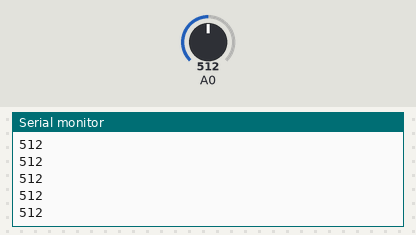
This sketch was run on a simulated Arduino Uno, built with avr-gcc and run on an emulated ATmega328P. On the bench: the last lines printed to the serial monitor. The test bench sets the inputs (shaded band); at power-on: A0 = 512.

Above: at 1.2 s.
1.3 s: A0 set to 716
At 1.8 s:
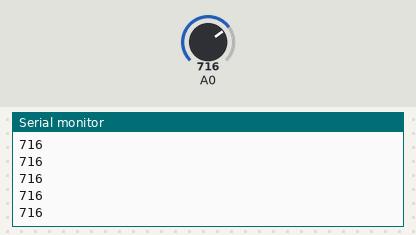
2.8 s: A0 set to 900
At 3.7 s:
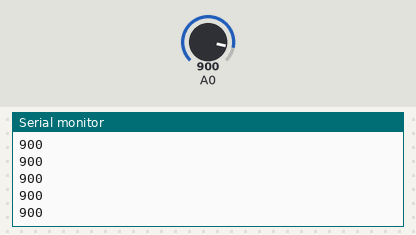
Timing chart, 0 to 5.8 s (numbered marks = the images above; inputs shaded):
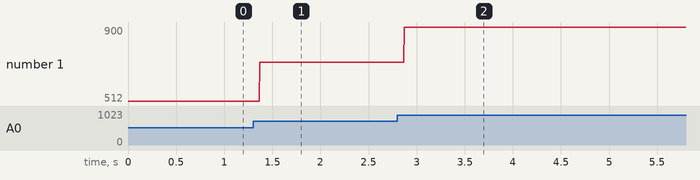

Measured:
- after the input at 1.3 s, the serial monitor: prints a new line after 0.07 s (image 1)
- after the input at 2.8 s, the serial monitor: prints a new line after 0.07 s (image 2)
- plotted number 1: 512 → 716 after the input at 1.3 s, 716 → 900 after the input at 2.8 s

The sketch:

analog_01.ino
```cpp
/*
Let's read some analog values.
 */

int initialLight;

void setup() {
  pinMode(A0, INPUT);
  Serial.begin(9600);
  initialLight = analogRead(A0);
}

void loop() {
  Serial.println(analogRead(A0));
}
```
